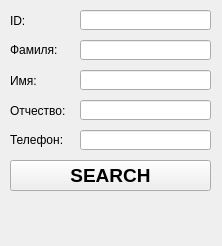
<?xml version="1.0" encoding="UTF-8"?>
<ui version="4.0">
 <class>MainWindow</class>
 <widget class="QMainWindow" name="MainWindow">
  <property name="geometry">
   <rect>
    <x>0</x>
    <y>0</y>
    <width>222</width>
    <height>246</height>
   </rect>
  </property>
  <property name="windowTitle">
   <string>MainWindow</string>
  </property>
  <widget class="QWidget" name="centralwidget">
   <widget class="QLabel" name="Surname">
    <property name="geometry">
     <rect>
      <x>10</x>
      <y>40</y>
      <width>61</width>
      <height>20</height>
     </rect>
    </property>
    <property name="text">
     <string>Фамиля:</string>
    </property>
   </widget>
   <widget class="QLineEdit" name="Secondname_data">
    <property name="geometry">
     <rect>
      <x>80</x>
      <y>100</y>
      <width>131</width>
      <height>20</height>
     </rect>
    </property>
   </widget>
   <widget class="QLabel" name="ID">
    <property name="geometry">
     <rect>
      <x>10</x>
      <y>10</y>
      <width>61</width>
      <height>21</height>
     </rect>
    </property>
    <property name="text">
     <string>ID:</string>
    </property>
   </widget>
   <widget class="QLabel" name="Phone_num">
    <property name="geometry">
     <rect>
      <x>10</x>
      <y>130</y>
      <width>61</width>
      <height>20</height>
     </rect>
    </property>
    <property name="text">
     <string>Телефон:</string>
    </property>
   </widget>
   <widget class="QLineEdit" name="Surname_data">
    <property name="geometry">
     <rect>
      <x>80</x>
      <y>40</y>
      <width>131</width>
      <height>20</height>
     </rect>
    </property>
   </widget>
   <widget class="QLabel" name="Secondname">
    <property name="geometry">
     <rect>
      <x>10</x>
      <y>100</y>
      <width>61</width>
      <height>21</height>
     </rect>
    </property>
    <property name="text">
     <string>Отчество:</string>
    </property>
   </widget>
   <widget class="QLabel" name="Name">
    <property name="geometry">
     <rect>
      <x>10</x>
      <y>70</y>
      <width>61</width>
      <height>21</height>
     </rect>
    </property>
    <property name="text">
     <string>Имя:</string>
    </property>
   </widget>
   <widget class="QLineEdit" name="Name_data">
    <property name="geometry">
     <rect>
      <x>80</x>
      <y>70</y>
      <width>131</width>
      <height>20</height>
     </rect>
    </property>
   </widget>
   <widget class="QLineEdit" name="Phone_num_data">
    <property name="geometry">
     <rect>
      <x>80</x>
      <y>130</y>
      <width>131</width>
      <height>20</height>
     </rect>
    </property>
   </widget>
   <widget class="QLineEdit" name="ID_data">
    <property name="geometry">
     <rect>
      <x>80</x>
      <y>10</y>
      <width>131</width>
      <height>20</height>
     </rect>
    </property>
   </widget>
   <widget class="QPushButton" name="button_search">
    <property name="geometry">
     <rect>
      <x>10</x>
      <y>160</y>
      <width>201</width>
      <height>31</height>
     </rect>
    </property>
    <property name="font">
     <font>
      <family>Microsoft JhengHei UI</family>
      <pointsize>14</pointsize>
      <weight>75</weight>
      <bold>true</bold>
     </font>
    </property>
    <property name="text">
     <string>SEARCH</string>
    </property>
   </widget>
  </widget>
 </widget>
 <resources/>
 <connections/>
</ui>
